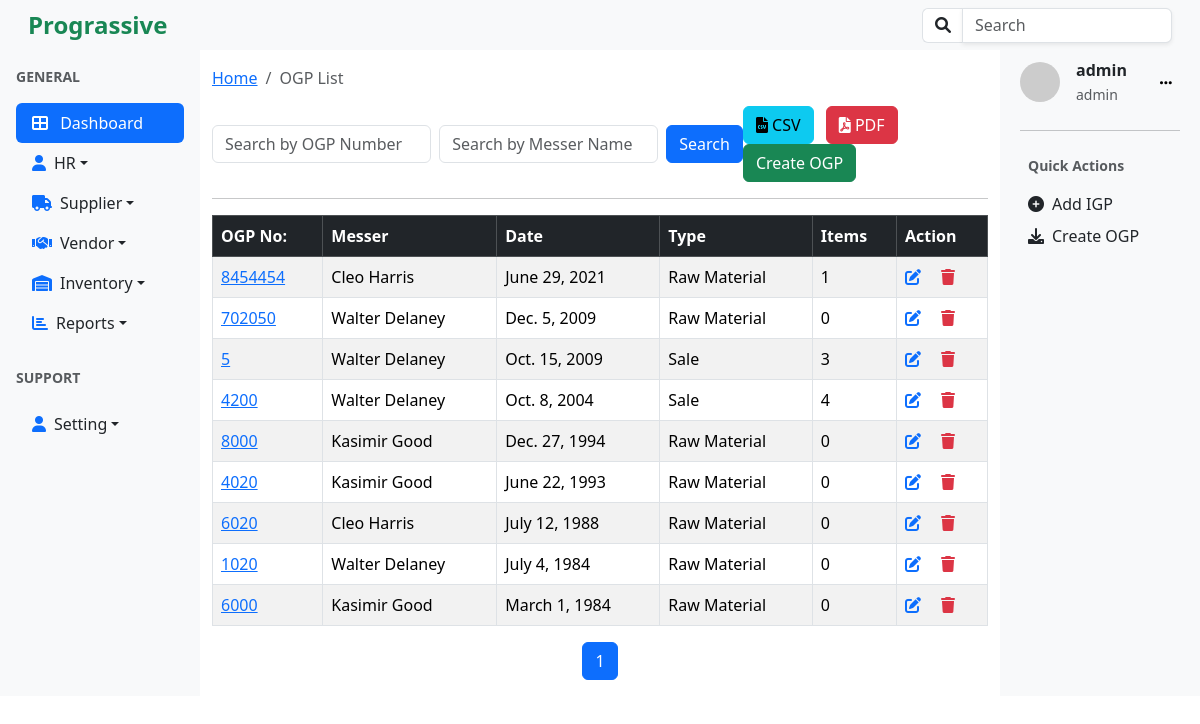
Page /ogp/list/ (signed in) on the earlier database version.
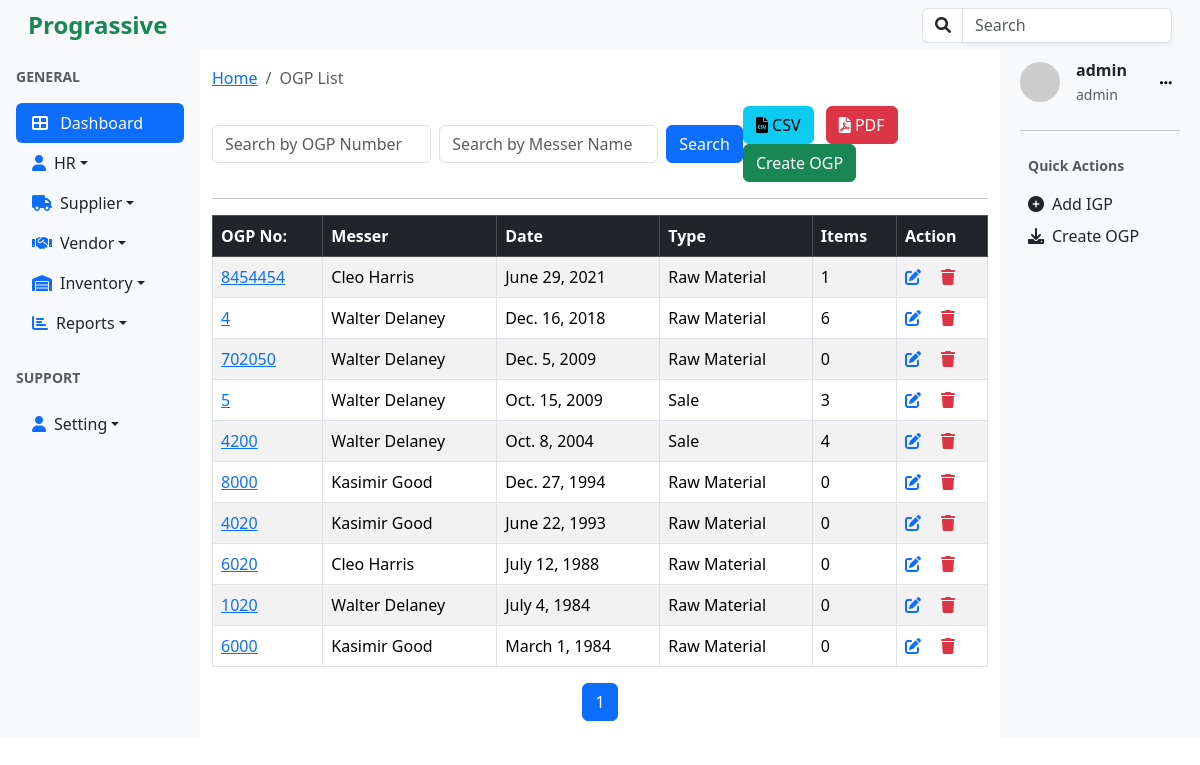
Same page on the later database version.
### ogp/models.py (models this page shows, shortened)
class OGP(models.Model):
    ogp_number = models.CharField(max_length=20, unique=True)
    messer = models.ForeignKey(Vendor, on_delete=models.CASCADE)
    date = models.DateField(default=timezone.now)
    vehicle_number = models.CharField(max_length=20, blank=True, null=True)
    vehicle_type = models.CharField(max_length=50, blank=True, null=True)
    driver_name = models.CharField(max_length=50, blank=True, null=True)
    driver_contact = models.CharField(max_length=15, blank=True, null=True)
    category = models.ForeignKey(Category, on_delete=models.CASCADE)
    address = models.CharField(max_length=100, null=False, blank=False)
    created_by = models.ForeignKey(User, on_delete=models.CASCADE, null=True, blank=True)
    created_at = models.DateTimeField(auto_now_add=True, null=True, blank=True )
    updated_at = models.DateTimeField(auto_now=True, null=True, blank=True)

### vendor/models.py (models this page shows)
class Vendor(models.Model):
    name=models.CharField(max_length=20, blank=False, unique=True)
    phone=models.CharField(max_length=15)
    address =models.CharField(max_length=100, blank=True, null=True)
    def __str__(self):
        return self.name

### categories/models.py (models this page shows)
class Category(models.Model):
    name=models.CharField(max_length=30, null=False, blank=False, unique=True)
    description = models.TextField(null=True, blank=True)
    def __str__(self):
        return self.name

### utils/decorators.py (the view, shortened to what this page needs)
        def _wrapped_view(request, *args, **kwargs):
            return view_func(request, *args, **kwargs)

### accounts/models.py (called while the page is built)
    def __str__(self):
        return self.name

### ogp/views.py (called while the page is built)
@login_required
@role_required('staff','hr','admin')
def ogp_list(request):
    filters = {
        'ogp_number':'ogp_number',
        'messer__name':'messer',
    }
    ogp_list, search_params = search_and_paginate(
        request,
        model = OGP,
        filters=filters,
        ordering='-date',
        per_page=10,
    )
    return render(request, 'ogp_list.html',{
        'ogp_list':ogp_list,
        'search_params':search_params,
        'search_active':bool(search_params),
    })

### ogp/templates/ogp_list.html (shortened to what this page needs)
{% extends 'base.html' %}
{% block content %}
<nav aria-label="breadcrumb" class="my-3">
  <ol class="breadcrumb">
    <li class="breadcrumb-item"><a href="#">Home</a></li>
    <li class="breadcrumb-item active" aria-current="page">OGP List</li>
  </ol>
</nav>
<div class="d-flex justify-content-between align-items-center mb-3">
    <form class="d-flex" method="GET" action="{% url 'ogp_list' %}">
        <input type="text" name="ogp_number" class="form-control me-2" placeholder="Search by OGP Number" value="{{ request.GET.ogp_number|default_if_none:'' }}">
        <input type="text" name="messer" class="form-control me-2" placeholder="Search by Messer Name" value="{{ request.GET.messer|default_if_none:'' }}">
        <button type="submit" class="btn btn-primary">Search</button>
    </form>
    <div>
        <a href="{% url 'export_ogp_csv' %}" class="btn btn-info me-2" title="Export CSV">
            <i class="fa fa-file-csv"></i> CSV
        </a>
        <a href="{% url 'export_ogp_pdf' %}" class="btn btn-danger me-2" title="Export PDF">
            <i class="fa fa-file-pdf"></i> PDF
        </a>
    <a href="{% url 'create_ogp' %}" class="btn btn-success">Create OGP</a>
    </div>
</div>
<hr />
<div class="table-responsive">
    <table class="table table-bordered table-striped table-hover">
        <thead class="table-dark">
            <tr>
                <th scope="col">OGP No:</th>
                <th scope="col">Messer</th>
                <th scope="col">Date</th>
                <th scope="col">Type</th>
                <th scope="col">Items</th>
                <th scope="col">Action</th>
            </tr>
        </thead>
        <tbody>
            {% for ogp in ogp_list %}
                <tr>
                    <td><a href="{% url 'ogp_item_list' ogp.ogp_number %}" >
                        {{ ogp.ogp_number }} </a></td>
                    <td>{{ ogp.messer }}</td>
                    <td>{{ ogp.date }}</td>
                    <td>{{ ogp.category }}</td>
                    <td>
                        {{ ogp.items.count }}
                  </td>
                    <td>
                        <a href="{% url 'update_ogp' ogp.id %}" class="text-primary" title="Edit"><i class="fa fa-edit"></i></a>
                        <a href="{% url 'delete_ogp' ogp.id %}" class="text-danger ms-3" title="Delete"><i class="fa fa-trash"></i></a>
                    </td>
                </tr>
            {% endfor %}
        </tbody>
    </table>
</div>
<div class="d-flex justify-content-center">
  <nav aria-label="Page navigation">
      <ul class="pagination">
          {% for num in ogp_list.paginator.page_range %}
          <li class="page-item {% if num == ogp_list.number %}active{% endif %}">
              <a class="page-link" href="?page={{ num }}">{{ num }}</a>
          </li>
          {% endfor %}
      </ul>
  </nav>
</div>
{% endblock %}

Differences in the rows shown:
added OGP: ogp_number "4", messer "Walter Delaney", date "Dec. 16, 2018", category "Raw Material", items.count "6"
